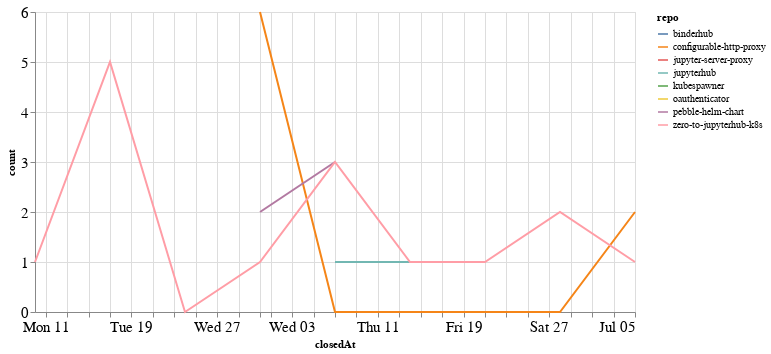

The code cell stored with this chart in its notebook:
### Code cell
closed_by_time = closed_by.groupby('repo').resample('W', on='closedAt').count()['author'].reset_index()
closed_by_time = closed_by_time.rename(columns={'author': 'count'})

alt.Chart(closed_by_time, width=600).mark_line().encode(
    x='closedAt',
    y='count',
    color='repo',
    tooltip="repo"
)

### Figure 1 — Vega-Lite specification as saved in the notebook (floating-point values rounded to 4 significant figures)
{"config": {"axisLeft": {"labelFontSize": 15}, "axisBottom": {"labelFontSize": 15}}, "data": {"name": "data-6a5e933a9a1d1254fbce5a78d71259a5"}, "mark": "line", "encoding": {"color": {"type": "nominal", "field": "repo"}, "tooltip": {"type": "nominal", "field": "repo"}, "x": {"type": "temporal", "field": "closedAt"}, "y": {"type": "quantitative", "field": "count"}}, "width": 600, "$schema": "https://vega.github.io/schema/vega-lite/v4.8.1.json", "datasets": {"data-6a5e933a9a1d1254fbce5a78d71259a5": [{"repo": "binderhub", "closedAt": "2020-05-24T00:00:00", "count": 1}, {"repo": "configurable-http-proxy", "closedAt": "2020-05-31T00:00:00", "count": 6}, {"repo": "configurable-http-proxy", "closedAt": "2020-06-07T00:00:00", "count": 0}, {"repo": "configurable-http-proxy", "closedAt": "2020-06-14T00:00:00", "count": 0}, {"repo": "configurable-http-proxy", "closedAt": "2020-06-21T00:00:00", "count": 0}, {"repo": "configurable-http-proxy", "closedAt": "2020-06-28T00:00:00", "count": 0}, {"repo": "configurable-http-proxy", "closedAt": "2020-07-05T00:00:00", "count": 2}, {"repo": "jupyter-server-proxy", "closedAt": "2020-05-24T00:00:00", "count": 1}, {"repo": "jupyterhub", "closedAt": "2020-06-07T00:00:00", "count": 1}, {"repo": "jupyterhub", "closedAt": "2020-06-14T00:00:00", "count": 1}, {"repo": "kubespawner", "closedAt": "2020-06-28T00:00:00", "count": 1}, {"repo": "oauthenticator", "closedAt": "2020-05-17T00:00:00", "count": 1}, {"repo": "pebble-helm-chart", "closedAt": "2020-05-31T00:00:00", "count": 2}, {"repo": "pebble-helm-chart", "closedAt": "2020-06-07T00:00:00", "count": 3}, {"repo": "zero-to-jupyterhub-k8s", "closedAt": "2020-05-10T00:00:00", "count": 1}, {"repo": "zero-to-jupyterhub-k8s", "closedAt": "2020-05-17T00:00:00", "count": 5}, {"repo": "zero-to-jupyterhub-k8s", "closedAt": "2020-05-24T00:00:00", "count": 0}, {"repo": "zero-to-jupyterhub-k8s", "closedAt": "2020-05-31T00:00:00", "count": 1}, {"repo": "zero-to-jupyterhub-k8s", "closedAt": "2020-06-07T00:00:00", "count": 3}, {"repo": "zero-to-jupyterhub-k8s", "closedAt": "2020-06-14T00:00:00", "count": 1}, {"repo": "zero-to-jupyterhub-k8s", "closedAt": "2020-06-21T00:00:00", "count": 1}, {"repo": "zero-to-jupyterhub-k8s", "closedAt": "2020-06-28T00:00:00", "count": 2}, {"repo": "zero-to-jupyterhub-k8s", "closedAt": "2020-07-05T00:00:00", "count": 1}]}}
